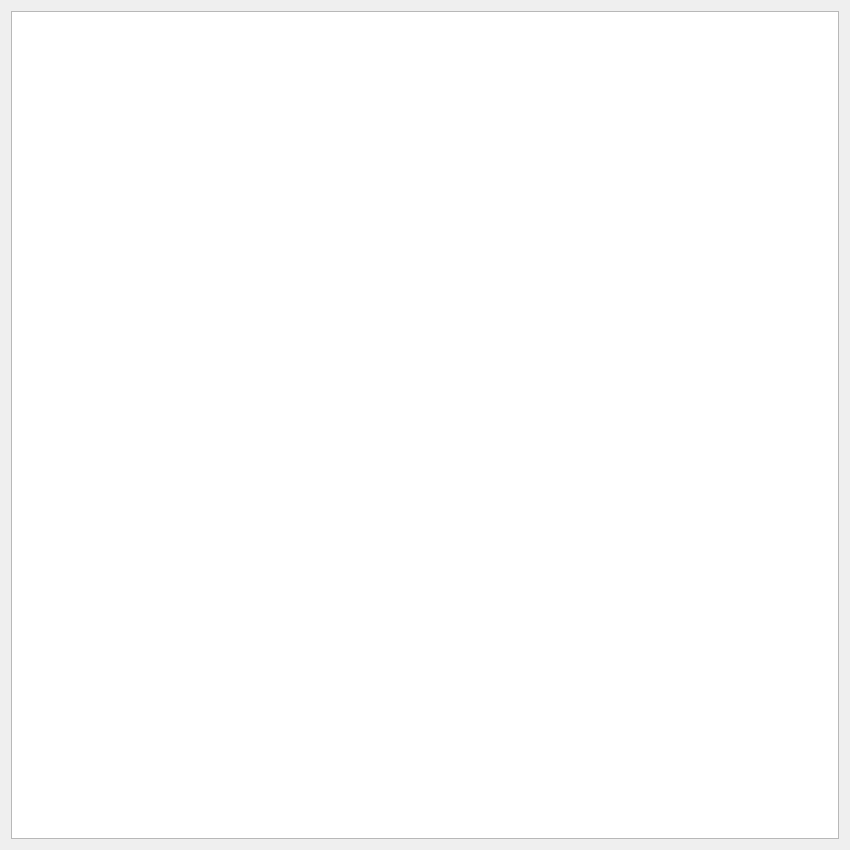
<?xml version="1.0" encoding="UTF-8"?>
<ui version="4.0">
 <class>cricketinput</class>
 <widget class="QDialog" name="cricketinput">
  <property name="geometry">
   <rect>
    <x>0</x>
    <y>0</y>
    <width>850</width>
    <height>850</height>
   </rect>
  </property>
  <property name="minimumSize">
   <size>
    <width>850</width>
    <height>850</height>
   </size>
  </property>
  <property name="maximumSize">
   <size>
    <width>1050</width>
    <height>1050</height>
   </size>
  </property>
  <property name="focusPolicy">
   <enum>Qt::NoFocus</enum>
  </property>
  <property name="windowTitle">
   <string>Enter score</string>
  </property>
  <layout class="QVBoxLayout" name="verticalLayout">
   <item>
    <widget class="QGraphicsView" name="graphicsView_dartboard">
     <property name="sizePolicy">
      <sizepolicy hsizetype="Preferred" vsizetype="Preferred">
       <horstretch>0</horstretch>
       <verstretch>0</verstretch>
      </sizepolicy>
     </property>
     <property name="minimumSize">
      <size>
       <width>800</width>
       <height>800</height>
      </size>
     </property>
    </widget>
   </item>
  </layout>
 </widget>
 <resources/>
 <connections/>
</ui>
